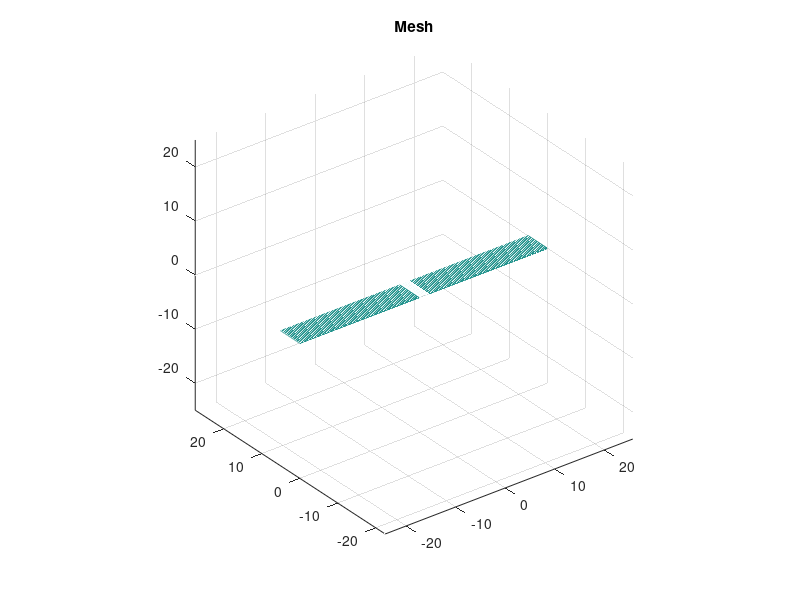

The MATLAB script that drew this image: (Note: this script raises an error after producing the figure.)
%Grid with geometrical inflation layer for bump in channel problem
%clear all
close all
clc
%tic

%boundary layer thickness estimation
Re=3e6;%Reynolds Number
x_lenght=1.5;%lenght of the plate
d99=(0.35*x_lenght)/(Re^(1/5)) + 0.05*2;%boundary layer estimation

y_wall =3.8e-4;%Non dimensional wall distance
y_h=2*y_wall;%height of the first cell
inf_layer_N = 15;% Number of layers
%d99=1.0230;%height of the boundary layer

%%% Computig geometrical growth factor
inf_layer_G=0.00001;%Geometrical factor 
y_t=0;%Boundary layer height
while y_t<=d99
    inf_layer_G=inf_layer_G+0.00001;
    y_t=y_h*((1-inf_layer_G^inf_layer_N)/(1-inf_layer_G));
end    

l_x = 50; % length in X
l_y = 5; % length in Y
n_x = 354;  % number of grid points in X
n_y =162;  % number of grid points in Y

or_plate=[0 0];%origin of the plate X,Y
len_plate=1.5;%len of the plate
p_farfield_l=or_plate(1)- 0.5*(l_x-len_plate);%position of the left farfield
p_farfield_r=or_plate(1)+len_plate+ 0.5*(l_x-len_plate);%position of the right farfield
p_farfield_t=or_plate(2)+l_y;%position of the top farfield

%Creating X steps with refinement at the leading and  trailing edges

%refinement in the leading and trailing edges with inflation layers x
%direction
inf_layer_Nx=30;%simetrical ,for trailling and leading,proposed
x_h=4*y_h;%first  x step  from leading and trailling egdes
inf_layer_G_ed=1.05;%G factor for inflation layer at the edges

%leading edge
x_plate_led=zeros(1,1+2*inf_layer_Nx);%vector for define steps in leading edge
x_plate_led(21)=or_plate(1);%defining grid point for leading edge
sum_layer_x=0;%len of the inflation layer
%loop for define gridpoints in leading edge
for i =0:inf_layer_Nx-1
    sum_layer_x=sum_layer_x-x_h*inf_layer_G_ed^i;
    x_plate_led(inf_layer_Nx-i)=sum_layer_x;
    x_plate_led(inf_layer_Nx+2+i)=-sum_layer_x;
end
    
%trailling edge
x_plate_trl=zeros(1,1+2*inf_layer_Nx);%vector for define steps in trailling edge
x_plate_trl(inf_layer_Nx+1)=or_plate(1)+len_plate;%defining grid point for trailing edge
sum_layer_x=0;% inflation layer position
%loop for define gridpoints in leading edge
for i =0:inf_layer_Nx-1
    sum_layer_x=sum_layer_x-x_h*inf_layer_G_ed^i;
    x_plate_trl(inf_layer_Nx-i)=x_plate_trl(inf_layer_Nx+1)+sum_layer_x;
    x_plate_trl(inf_layer_Nx+2+i)=x_plate_trl(inf_layer_Nx+1)-sum_layer_x;
end

%portion of the grid in x between the 2 inflation layers
%this portion of the plate has the maximum step that have the inflation
%layers at the edges.

dx_int=x_plate_trl(2*inf_layer_Nx+1)-x_plate_trl(2*inf_layer_Nx);%maximum step in inflation layer
len_int_plate=x_plate_trl(1)-x_plate_led(2*inf_layer_Nx+1);%lenght in the intermediate zone of the plate
gp_int_plate= round(len_int_plate/dx_int);%number of grid points in the interior of the plate
dx_int=len_int_plate/gp_int_plate;%recomputing step in the interior of the plate


x_plate_int=zeros(1,gp_int_plate+1);%number of grids in the interior of the plate 
x_plate_int(1)=x_plate_led(2*inf_layer_Nx+1);
for i =2:gp_int_plate+1
    x_plate_int(i)=x_plate_int(i-1)+dx_int;
end

%number of grid points from edge inflation layers to farfields per side
gp_edf=0.5*(n_x - (4*inf_layer_Nx + gp_int_plate));


%distance from farfield to inflation layers
if x_plate_led(1) - p_farfield_l == p_farfield_r- x_plate_trl(2*inf_layer_Nx+1)
    len_ff=x_plate_led(1) - p_farfield_l;
else 
    printf("Error in  the mesh")
end 
 
%size of step from farfields to inflation layers
dx_ff= len_ff/gp_edf;

%grid portion from left farfield to leading inflation layer
x_grid_lft= zeros(1,gp_edf+1);
x_grid_lft(1)=p_farfield_l;
for i=2:gp_edf+1
    x_grid_lft(i)= x_grid_lft(i-1)+dx_ff;
end

%grid portion from trailling inflation layer to right farfield
x_grid_rgt= zeros(1,gp_edf+1);
x_grid_rgt(1)=x_plate_trl(2*inf_layer_Nx+1);
for i=2:gp_edf+1
    x_grid_rgt(i)= x_grid_rgt(i-1)+dx_ff;
end

x_grid_vector=[x_grid_lft x_plate_led(2:2*inf_layer_Nx+1) x_plate_int(2:gp_int_plate+1) x_plate_trl(2:2*inf_layer_Nx) x_grid_rgt];

y=zeros(size(x_grid_vector));
%plot(x_grid_vector, y, 'o', 'MarkerSize', 8, 'MarkerFaceColor', 'r');

fprintf("Grid points in the plate")
disp(2*inf_layer_Nx+gp_int_plate)

%inflation layer in Y direction
for i = 1:length(x_grid_vector)
    if x_grid_vector(i)>0.3
        b_1=i;
        break
    end    
end

for i = 1:length(x_grid_vector)
    if x_grid_vector(i)>1.2
        b_2=i-1;
        break
    end
end


for i = b_1:b_2
    y(i) = 0.05*(sin(pi*x_grid_vector(i)/0.9 - (pi/3.)))^4;%comment this line for a flat mesh
end



% Matrix that will store the X coordinates of the mesh
X = zeros(n_y+1, n_x+1);
% Storing X coordinates, constant step
for i = 1:n_x+1
    X(:, i) = x_grid_vector(i);
end


% Initial matrix that will store the Y coordinates of the mesh
Y_t = zeros(n_y+1, n_x+1);
%defining the Y coordinates for the bump
for i = 1:n_x+1
    Y_t(1, i) = y(i);
    Y_t(2,i)=Y_t(1, i)+y_h;
end

% Storing Y coordinates for the inflation boundary layer
for i = 3:inf_layer_N+1
    for j = 1:n_x+1
        Y_t(i, j) = Y_t(i-1, j) + y_h*inf_layer_G^(i-2);
    end
end

% Storing Y coordinates for the rest of the mesh
dy_f_d = 0;          % dynamic y-step
max_y = max(y);      % maximum value of Y
for i = inf_layer_N+2:n_y+1
    for j = 1:n_x+1
        dy_f_d = (l_y - (y(j) + Y_t(inf_layer_N+1,1)))/(n_y-inf_layer_N);
        Y_t(i, j) = Y_t(i-1, j) + dy_f_d;
    end
end

Y = zeros(size(Y_t));

k = 0;
for i = 1:n_y+1
    for j = 1:n_x+1
        Y(i, j) = Y_t(n_y+1-k, j);
    end
    k = k + 1;
end

clear Y_t;

z = zeros(n_y+1, n_x+1);
figure(3)
mesh(X, Y, z)
title('Mesh')
axis equal
save('mesh_bumpchannel2.mat', 'X', 'Y');
toc
